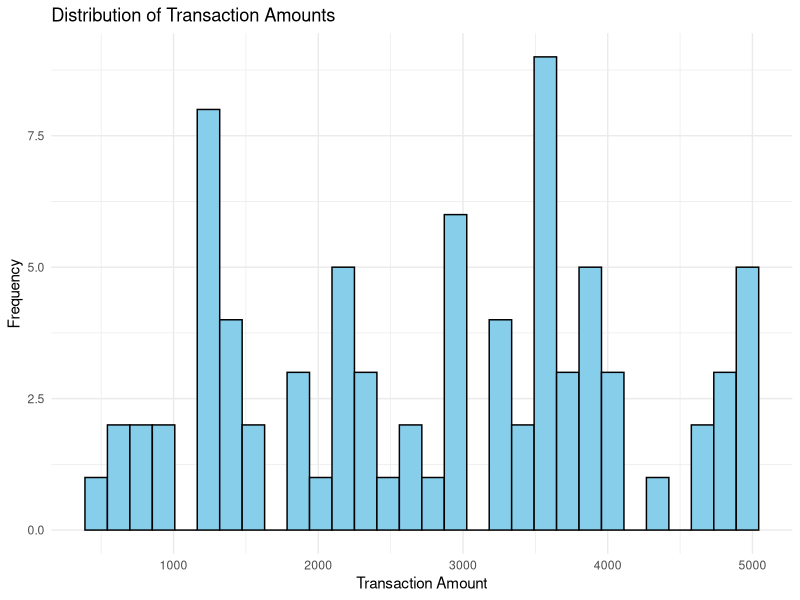
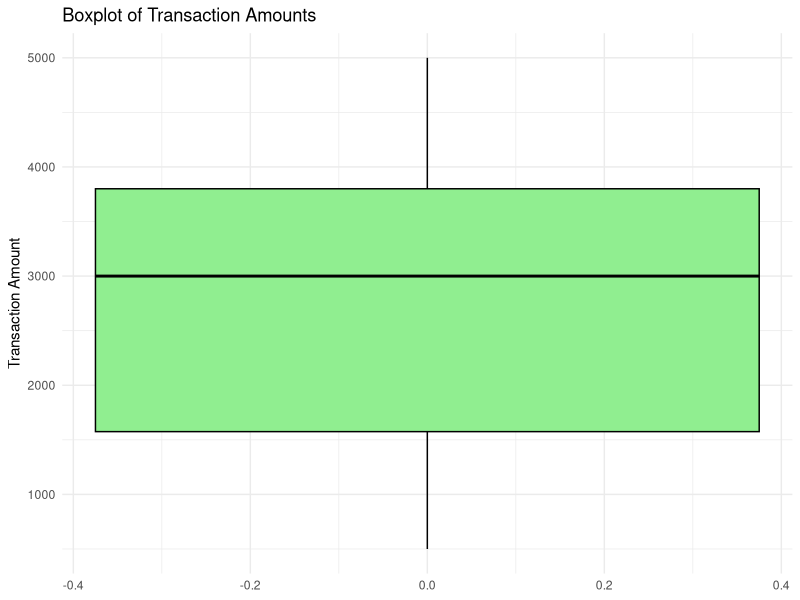
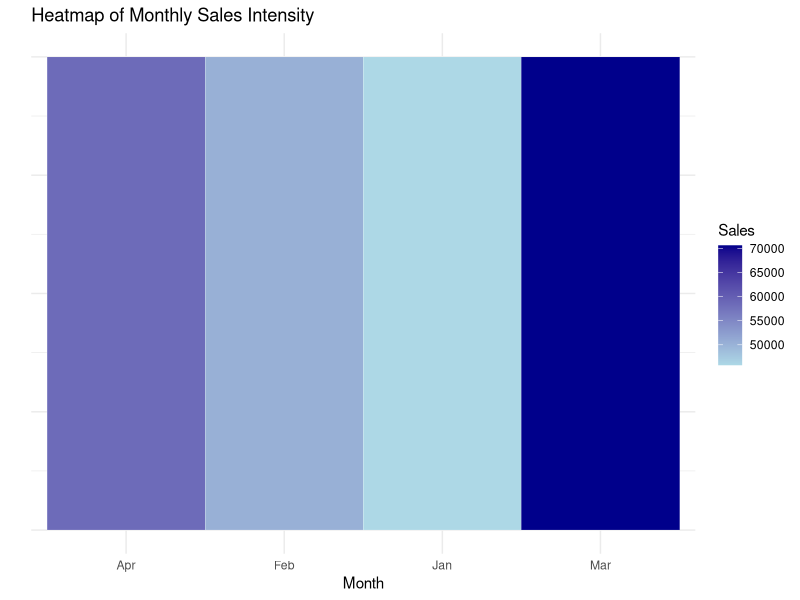

These figures' R source, in order:
#23BAD122

# Load required library
library(ggplot2)
library(dplyr)

# -------------------------------
# Sample transaction data (matches output range)
# -------------------------------
set.seed(101)

transactions <- data.frame(
  TransactionAmount = sample(seq(500, 5000, by = 100), 80, replace = TRUE),
  Month = sample(c("Jan", "Feb", "Mar", "Apr"), 80, replace = TRUE)
)

# -------------------------------
# 1. Histogram of Transaction Amounts
# -------------------------------
ggplot(transactions, aes(x = TransactionAmount)) +
  geom_histogram(
    bins = 30,
    fill = "skyblue",
    color = "black"
  ) +
  labs(
    title = "Distribution of Transaction Amounts",
    x = "Transaction Amount",
    y = "Frequency"
  ) +
  theme_minimal()

# -------------------------------
# 2. Boxplot to Detect Outliers
# -------------------------------
ggplot(transactions, aes(y = TransactionAmount)) +
  geom_boxplot(
    fill = "lightgreen",
    color = "black"
  ) +
  labs(
    title = "Boxplot of Transaction Amounts",
    y = "Transaction Amount"
  ) +
  theme_minimal()

# -------------------------------
# 3. Heatmap of Monthly Sales Intensity
# -------------------------------
monthly_sales <- transactions %>%
  group_by(Month) %>%
  summarise(Sales = sum(TransactionAmount))

ggplot(monthly_sales, aes(x = Month, y = 1, fill = Sales)) +
  geom_tile(color = "white") +
  scale_fill_gradient(low = "lightblue", high = "darkblue") +
  labs(
    title = "Heatmap of Monthly Sales Intensity",
    x = "Month",
    y = "",
    fill = "Sales"
  ) +
  theme_minimal() +
  theme(
    axis.text.y = element_blank(),
    axis.ticks.y = element_blank()
  )
